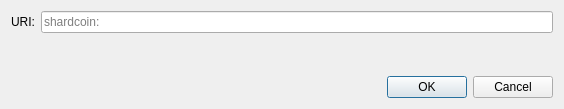
<?xml version="1.0" encoding="UTF-8"?>
<ui version="4.0">
 <class>OpenURIDialog</class>
 <widget class="QDialog" name="OpenURIDialog">
  <property name="geometry">
   <rect>
    <x>0</x>
    <y>0</y>
    <width>564</width>
    <height>109</height>
   </rect>
  </property>
  <property name="windowTitle">
   <string>Open shardcoin URI</string>
  </property>
  <layout class="QVBoxLayout" name="verticalLayout">
   <item>
    <layout class="QHBoxLayout" name="horizontalLayout">
     <item>
      <widget class="QLabel" name="label">
       <property name="text">
        <string>URI:</string>
       </property>
      </widget>
     </item>
     <item>
      <widget class="QValidatedLineEdit" name="uriEdit">
       <property name="placeholderText">
        <string notr="true">shardcoin:</string>
       </property>
      </widget>
     </item>
    </layout>
   </item>
   <item>
    <spacer name="verticalSpacer">
     <property name="orientation">
      <enum>Qt::Vertical</enum>
     </property>
     <property name="sizeHint" stdset="0">
      <size>
       <width>20</width>
       <height>40</height>
      </size>
     </property>
    </spacer>
   </item>
   <item>
    <widget class="QDialogButtonBox" name="buttonBox">
     <property name="orientation">
      <enum>Qt::Horizontal</enum>
     </property>
     <property name="standardButtons">
      <set>QDialogButtonBox::Cancel|QDialogButtonBox::Ok</set>
     </property>
    </widget>
   </item>
  </layout>
 </widget>
 <customwidgets>
  <customwidget>
   <class>QValidatedLineEdit</class>
   <extends>QLineEdit</extends>
   <header>qt/qvalidatedlineedit.h</header>
  </customwidget>
 </customwidgets>
 <resources/>
 <connections>
  <connection>
   <sender>buttonBox</sender>
   <signal>accepted()</signal>
   <receiver>OpenURIDialog</receiver>
   <slot>accept()</slot>
   <hints>
    <hint type="sourcelabel">
     <x>248</x>
     <y>254</y>
    </hint>
    <hint type="destinationlabel">
     <x>157</x>
     <y>274</y>
    </hint>
   </hints>
  </connection>
  <connection>
   <sender>buttonBox</sender>
   <signal>rejected()</signal>
   <receiver>OpenURIDialog</receiver>
   <slot>reject()</slot>
   <hints>
    <hint type="sourcelabel">
     <x>316</x>
     <y>260</y>
    </hint>
    <hint type="destinationlabel">
     <x>286</x>
     <y>274</y>
    </hint>
   </hints>
  </connection>
 </connections>
</ui>
